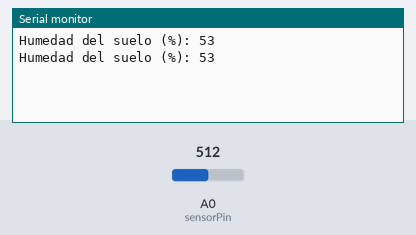
Recording of a sketch running on a simulated ESP8266 (NodeMCU). On the bench: the last lines printed to the serial monitor. Inputs (shaded band) come from the test bench; at power-on: A0 (sensorPin) = 512.

Above: at 10.8 s.
10.9 s: A0 (sensorPin) set to 716
At 20.7 s:
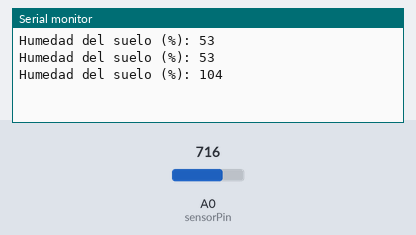
20.9 s: A0 (sensorPin) set to 900
At 30.9 s:
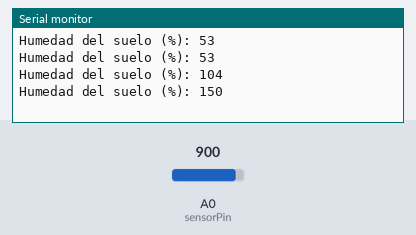
Timing chart, 0 to 32.4 s (numbered marks = the images above; inputs shaded):
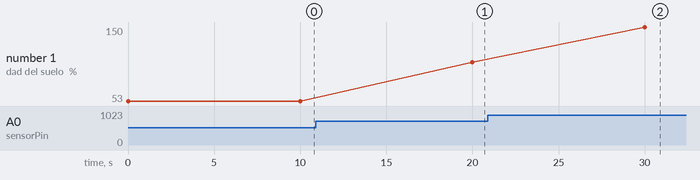

Measured:
- after the input at 10.9 s, the serial monitor: prints a new line after 9.1 s (image 1)
- after the input at 20.9 s, the serial monitor: prints a new line after 9.1 s (image 2)
- plotted number 1: 53 → 104 after the input at 10.9 s, 104 → 150 after the input at 20.9 s

The sketch:

SoilMoisture-Test.ino
```cpp
#include <ESP8266WiFi.h>

// Definir los pines del sensor
const int sensorPin = A0;

//Valores de seco y húmedo
const int dry = 700; // value for dry sensor
const int wet = 300; // value for wet sensor

void setup() {
  Serial.begin(115200); // Iniciar la comunicación serial
  pinMode(sensorPin, INPUT); // Configurar el pin del sensor como entrada
}

void loop() {
  // Leer el valor analógico del sensor
  int sensorValue = analogRead(sensorPin);
  // Convertir el valor a porcentaje de humedad (puedes necesitar ajustar estos valores)
  int percentage = map(sensorValue, wet, dry, 0, 100);
  // Imprimir el valor de humedad
  Serial.print("Humedad del suelo (%): ");
  Serial.println(percentage);

  delay(10000); // Esperar 1 segundo antes de la siguiente lectura
}
```
